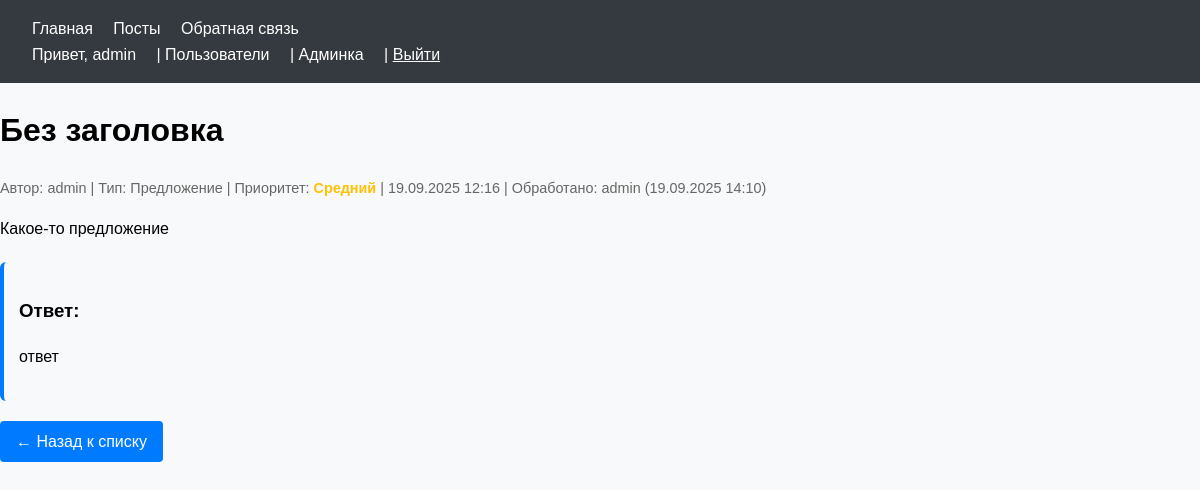
The app's page /feedback/1/ (signed in) with its own data.
### users/models.py (models this page shows, shortened)
class User(AbstractUser):
    skills = models.TextField('Сильные навыки', blank=True)
    position = models.CharField('Должность', max_length=100, blank=True)
    is_approved = models.BooleanField('Подтверждённый аккаунт', default=False)

### feedback/models.py (models this page shows, shortened)
class Feedback(models.Model):
    FEEDBACK_TYPES = [
        ('suggestion', 'Предложение'),
        ('problem', 'Проблема'),
        ('improvement', 'Идея улучшения'),
        ('other', 'Другое'),
    ]
    PRIORITY_LEVELS = [
        ('low', 'Низкий'),
        ('medium', 'Средний'),
        ('high', 'Высокий'),
    ]
    author = models.ForeignKey(
        settings.AUTH_USER_MODEL, on_delete=models.CASCADE)
    title = models.CharField('Заголовок', max_length=200,
                             default='Без заголовка')  # Добавим default
    content = models.TextField('Содержание обратной связи')
    feedback_type = models.CharField(
        'Тип обратной связи', max_length=20, choices=FEEDBACK_TYPES, default='suggestion')
    priority = models.CharField(
        'Приоритет', max_length=10, choices=PRIORITY_LEVELS, default='medium')
    created_at = models.DateTimeField(default=timezone.now)
    updated_at = models.DateTimeField(auto_now=True)
    is_processed = models.BooleanField('Обработано', default=False)
    processed_by = models.ForeignKey(settings.AUTH_USER_MODEL, on_delete=models.SET_NULL, null=True, blank=True,
                                     related_name='processed_feedbacks', verbose_name='Кем обработано')
    processed_at = models.DateTimeField(
        'Когда обработано', null=True, blank=True)
    response = models.TextField('Ответ на обратную связь', blank=True)
    class Meta:
        ordering = ['-created_at']
        verbose_name = 'обратная связь'
        verbose_name_plural = 'обратные связи'

### feedback/views.py (the view)
# urls.py: path('<int:feedback_id>/', views.feedback_detail, name='feedback_detail'),
@login_required
def feedback_detail(request, feedback_id):
    feedback = get_object_or_404(Feedback, id=feedback_id)
    if not request.user.is_staff and feedback.author != request.user:
        messages.error(
            request, 'У вас нет прав для просмотра этой обратной связи')
        return redirect('feedback_list')
    attachments = feedback.attachments.all()
    response_form = None
    if request.user.is_staff:
        response_form = FeedbackResponseForm(instance=feedback)
    return render(request, 'feedback/feedback_detail.html', {
        'feedback': feedback,
        'attachments': attachments,
        'response_form': response_form
    })

### feedback/templates/feedback/feedback_detail.html (shortened to what this page needs)
{% extends 'base.html' %}
{% block content %}
  <div class="feedback-detail">
    <h1>{{ feedback.title }}</h1>
    <p class="feedback-meta">
      Автор: {{ feedback.author.username }} | Тип: {{ feedback.get_feedback_type_display }} | Приоритет: <span class="priority-{{ feedback.priority }}">{{ feedback.get_priority_display }}</span> |
      {{ feedback.created_at|date:'d.m.Y H:i' }}
      {% if feedback.is_processed %}
        | Обработано: {{ feedback.processed_by.username }} ({{ feedback.processed_at|date:'d.m.Y H:i' }})
      {% endif %}
    </p>
    <div class="feedback-content">{{ feedback.content|linebreaks }}</div>
    {% if feedback.response %}
      <div class="feedback-response">
        <h3>Ответ:</h3>
        <p>{{ feedback.response|linebreaks }}</p>
      </div>
    {% endif %}
    <a href="{% url 'feedback_list' %}" class="btn">← Назад к списку</a>
  </div>
{% endblock %}

### templates/base.html (shortened to what this page needs)
<!DOCTYPE html>
<html lang="ru">
  <head>
    {% load static %}
    <link rel="stylesheet" href="{% static 'css/style.css' %}" />
    <link rel="stylesheet" href="{% static 'css/posts.css' %}" />
    <link rel="stylesheet" href="{% static 'css/feedback.css' %}">
  </head>
  <body>
    <nav class="navbar">
      <div>
        <a href="{% url 'home' %}">Главная</a>
        <a href="{% url 'post_list' %}">Посты</a>
        <a href="{% url 'feedback_list' %}">Обратная связь</a>
      </div>
      <div class="user-info">
        {% if user.is_authenticated %}
          Привет, <a href="{% url 'profile' %}">{{ user.username }}</a>{% if user.is_staff %}
            | <a href="{% url 'user_list' %}">Пользователи</a>
            | <a href="{% url 'admin:index' %}">Админка</a>
          {% endif %}|<form action="{% url 'logout' %}" method="post" style="display: inline;">
            <button type="submit" style="background: none; border: none; color: white; cursor: pointer; text-decoration: underline; padding: 0; margin: 0;">Выйти</button>
          </form>
        {% else %}
          <a href="{% url 'login' %}">Войти</a>
        {% endif %}
      </div>
    </nav>
    <main>
      {% block content %}
      {% endblock %}
    </main>
  </body>
</html>

### static/css/style.css (style rules this page uses)
body { font-family: Arial, sans-serif; line-height: 1.6; margin: 0; padding: 0; background-color: #f8f9fa; }
.navbar { background: #343a40; color: white; padding: 1rem 2rem; }
.navbar a { color: white; text-decoration: none; margin-right: 1rem; }
.btn { display: inline-block; padding: 0.5rem 1rem; background: #007bff; color: white; text-decoration: none; border-radius: 0.25rem; border: none; cursor: pointer; }
.navbar form { display: inline; }
.navbar button { background: none; border: none; color: white; cursor: pointer; text-decoration: underline; padding: 0; margin: 0; font: inherit; }

### static/css/feedback.css (style rules this page uses)
.feedback-meta { color: #666; font-size: 0.9em; margin-bottom: 15px; }
.priority-medium { color: #ffc107; font-weight: bold; }
.feedback-content { line-height: 1.6; margin-bottom: 20px; }
.feedback-response { background: #f8f9fa; padding: 15px; border-radius: 6px; margin: 20px 0; border-left: 4px solid #007bff; }

### records on screen
User: username "admin"
Feedback: title "Без заголовка", author.username "admin", feedback_type "Предложение", priority "Средний", created_at "19.09.2025 12:16", processed_by.username "admin", processed_at "19.09.2025 14:10", content "Какое-то предложение", response "ответ"
